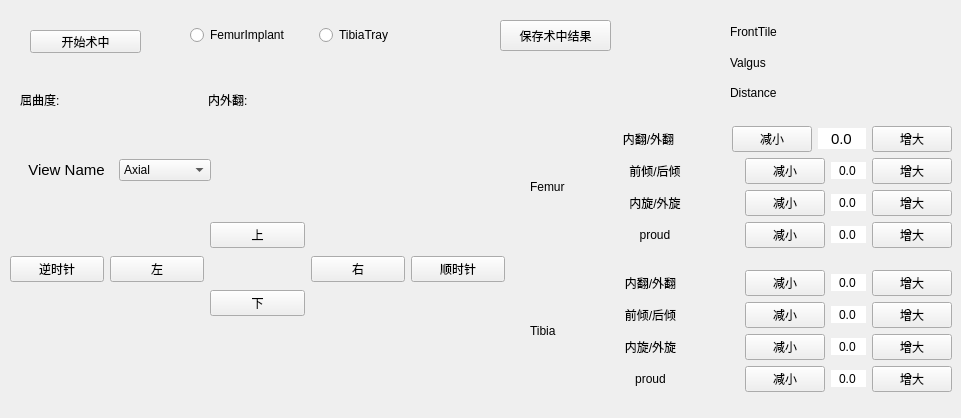
     <widget class="QWidget" name="tab_8">
      <attribute name="title">
       <string>术中规划</string>
      </attribute>
      <widget class="QPushButton" name="StartIntraBtn">
       <property name="geometry">
        <rect>
         <x>30</x>
         <y>30</y>
         <width>111</width>
         <height>23</height>
        </rect>
       </property>
       <property name="text">
        <string>开始术中</string>
       </property>
      </widget>
      <widget class="QWidget" name="horizontalLayoutWidget_12">
       <property name="geometry">
        <rect>
         <x>20</x>
         <y>60</y>
         <width>329</width>
         <height>80</height>
        </rect>
       </property>
       <layout class="QHBoxLayout" name="horizontalLayout_26">
        <item>
         <widget class="QLabel" name="label_24">
          <property name="text">
           <string>屈曲度:</string>
          </property>
         </widget>
        </item>
        <item>
         <widget class="QLabel" name="BoneFlexionNumberLabel">
          <property name="text">
           <string/>
          </property>
         </widget>
        </item>
        <item>
         <spacer name="horizontalSpacer_2">
          <property name="orientation">
           <enum>Qt::Horizontal</enum>
          </property>
          <property name="sizeType">
           <enum>QSizePolicy::Fixed</enum>
          </property>
          <property name="sizeHint" stdset="0">
           <size>
            <width>40</width>
            <height>20</height>
           </size>
          </property>
         </spacer>
        </item>
        <item>
         <widget class="QLabel" name="label_25">
          <property name="text">
           <string>内外翻:</string>
          </property>
         </widget>
        </item>
        <item>
         <widget class="QLabel" name="BoneVaNumbelLabel">
          <property name="text">
           <string/>
          </property>
         </widget>
        </item>
       </layout>
      </widget>
      <widget class="QPushButton" name="SaveIntraDataBtn">
       <property name="geometry">
        <rect>
         <x>500</x>
         <y>20</y>
         <width>111</width>
         <height>31</height>
        </rect>
       </property>
       <property name="text">
        <string>保存术中结果</string>
       </property>
      </widget>
      <widget class="QWidget" name="horizontalLayoutWidget_19">
       <property name="geometry">
        <rect>
         <x>190</x>
         <y>20</y>
         <width>252</width>
         <height>31</height>
        </rect>
       </property>
       <layout class="QHBoxLayout" name="horizontalLayout_36">
        <item>
         <widget class="QRadioButton" name="IntraFemurImplantRadioBtn">
          <property name="text">
           <string>FemurImplant</string>
          </property>
         </widget>
        </item>
        <item>
         <widget class="QRadioButton" name="IntraTibiaTrayRadioBtn">
          <property name="text">
           <string>TibiaTray</string>
          </property>
         </widget>
        </item>
       </layout>
      </widget>
      <widget class="QWidget" name="gridLayoutWidget_2">
       <property name="geometry">
        <rect>
         <x>10</x>
         <y>220</y>
         <width>495</width>
         <height>100</height>
        </rect>
       </property>
       <layout class="QGridLayout" name="gridLayout_2">
        <property name="leftMargin">
         <number>0</number>
        </property>
        <item row="0" column="2">
         <widget class="QPushButton" name="IntraProsUpTransBtn">
          <property name="text">
           <string>上</string>
          </property>
         </widget>
        </item>
        <item row="1" column="0">
         <widget class="QPushButton" name="IntraAntiClockWiseBtn">
          <property name="text">
           <string>逆时针</string>
          </property>
         </widget>
        </item>
        <item row="1" column="3">
         <widget class="QPushButton" name="IntraProsRightTransBtn">
          <property name="text">
           <string>右</string>
          </property>
         </widget>
        </item>
        <item row="1" column="4">
         <widget class="QPushButton" name="IntraClockWiseBtn">
          <property name="text">
           <string>顺时针</string>
          </property>
         </widget>
        </item>
        <item row="1" column="1">
         <widget class="QPushButton" name="IntraProsLeftTransBtn">
          <property name="text">
           <string>左</string>
          </property>
         </widget>
        </item>
        <item row="2" column="2">
         <widget class="QPushButton" name="IntraProsDownTransBtn">
          <property name="text">
           <string>下</string>
          </property>
         </widget>
        </item>
       </layout>
      </widget>
      <widget class="QWidget" name="verticalLayoutWidget_7">
       <property name="geometry">
        <rect>
         <x>730</x>
         <y>20</y>
         <width>160</width>
         <height>85</height>
        </rect>
       </property>
       <layout class="QVBoxLayout" name="verticalLayout_15">
        <item>
         <layout class="QHBoxLayout" name="horizontalLayout_37">
          <item>
           <widget class="QLabel" name="IntraTiltDisplayLabel">
            <property name="text">
             <string>FrontTile</string>
            </property>
           </widget>
          </item>
          <item>
           <widget class="QLabel" name="IntraTiltAngleDisplayLabel">
            <property name="text">
             <string/>
            </property>
           </widget>
          </item>
         </layout>
        </item>
        <item>
         <layout class="QHBoxLayout" name="horizontalLayout_38">
          <item>
           <widget class="QLabel" name="IntraVaDisplayLabel">
            <property name="text">
             <string>Valgus</string>
            </property>
           </widget>
          </item>
          <item>
           <widget class="QLabel" name="IntraVaAngleDisplayLabel">
            <property name="text">
             <string/>
            </property>
           </widget>
          </item>
         </layout>
        </item>
        <item>
         <layout class="QHBoxLayout" name="horizontalLayout_39">
          <item>
           <widget class="QLabel" name="label_38">
            <property name="text">
             <string>Distance</string>
            </property>
           </widget>
          </item>
          <item>
           <widget class="QLabel" name="IntraBoneCutDistanceDispalyLabel">
            <property name="text">
             <string/>
            </property>
           </widget>
          </item>
         </layout>
        </item>
       </layout>
      </widget>
      <widget class="QWidget" name="horizontalLayoutWidget_24">
       <property name="geometry">
        <rect>
         <x>20</x>
         <y>150</y>
         <width>191</width>
         <height>41</height>
        </rect>
       </property>
       <layout class="QHBoxLayout" name="horizontalLayout_35">
        <item>
         <widget class="QLabel" name="IntraPlanViewNameLabel">
          <property name="sizePolicy">
           <sizepolicy hsizetype="Preferred" vsizetype="Fixed">
            <horstretch>0</horstretch>
            <verstretch>0</verstretch>
           </sizepolicy>
          </property>
          <property name="font">
           <font>
            <pointsize>11</pointsize>
           </font>
          </property>
          <property name="text">
           <string>View Name</string>
          </property>
          <property name="alignment">
           <set>Qt::AlignCenter</set>
          </property>
         </widget>
        </item>
        <item>
         <widget class="QComboBox" name="IntraPlanViewType">
          <item>
           <property name="text">
            <string>Axial</string>
           </property>
          </item>
          <item>
           <property name="text">
            <string>Sagittal</string>
           </property>
          </item>
          <item>
           <property name="text">
            <string>Coronal</string>
           </property>
          </item>
         </widget>
        </item>
       </layout>
      </widget>
      <widget class="QWidget" name="verticalLayoutWidget_9">
       <property name="geometry">
        <rect>
         <x>530</x>
         <y>110</y>
         <width>422</width>
         <height>299</height>
        </rect>
       </property>
       <layout class="QVBoxLayout" name="verticalLayout_19">
        <item>
         <layout class="QHBoxLayout" name="horizontalLayout_43">
          <item>
           <widget class="QLabel" name="label_11">
            <property name="sizePolicy">
             <sizepolicy hsizetype="Fixed" vsizetype="Preferred">
              <horstretch>0</horstretch>
              <verstretch>0</verstretch>
             </sizepolicy>
            </property>
            <property name="text">
             <string>Femur</string>
            </property>
           </widget>
          </item>
          <item>
           <layout class="QVBoxLayout" name="verticalLayout_17">
            <item>
             <layout class="QHBoxLayout" name="horizontalLayout_40">
              <item>
               <widget class="QLabel" name="IntraFemurVaLabel">
                <property name="text">
                 <string>内翻/外翻</string>
                </property>
                <property name="alignment">
                 <set>Qt::AlignCenter</set>
                </property>
               </widget>
              </item>
              <item>
               <widget class="QPushButton" name="IntraFemurVaAngleMinusBtn">
                <property name="sizePolicy">
                 <sizepolicy hsizetype="Fixed" vsizetype="Fixed">
                  <horstretch>0</horstretch>
                  <verstretch>0</verstretch>
                 </sizepolicy>
                </property>
                <property name="text">
                 <string>减小</string>
                </property>
               </widget>
              </item>
              <item>
               <widget class="QDoubleSpinBox" name="IntraFemurVaAngleSpinBox">
                <property name="sizePolicy">
                 <sizepolicy hsizetype="Fixed" vsizetype="Fixed">
                  <horstretch>0</horstretch>
                  <verstretch>0</verstretch>
                 </sizepolicy>
                </property>
                <property name="minimumSize">
                 <size>
                  <width>48</width>
                  <height>0</height>
                 </size>
                </property>
                <property name="font">
                 <font>
                  <pointsize>11</pointsize>
                 </font>
                </property>
                <property name="styleSheet">
                 <string notr="true"/>
                </property>
                <property name="frame">
                 <bool>false</bool>
                </property>
                <property name="alignment">
                 <set>Qt::AlignCenter</set>
                </property>
                <property name="readOnly">
                 <bool>true</bool>
                </property>
                <property name="buttonSymbols">
                 <enum>QAbstractSpinBox::NoButtons</enum>
                </property>
                <property name="decimals">
                 <number>1</number>
                </property>
                <property name="minimum">
                 <double>-90.000000000000000</double>
                </property>
               </widget>
              </item>
              <item>
               <widget class="QPushButton" name="IntraFemurVaAnglePlusBtn">
                <property name="sizePolicy">
                 <sizepolicy hsizetype="Fixed" vsizetype="Fixed">
                  <horstretch>0</horstretch>
                  <verstretch>0</verstretch>
                 </sizepolicy>
                </property>
                <property name="text">
                 <string>增大</string>
                </property>
               </widget>
              </item>
             </layout>
            </item>
            <item>
             <layout class="QHBoxLayout" name="horizontalLayout_41">
              <item>
               <widget class="QLabel" name="IntraFemurTiltLabel">
                <property name="text">
                 <string>前倾/后倾</string>
                </property>
                <property name="alignment">
                 <set>Qt::AlignCenter</set>
                </property>
               </widget>
              </item>
              <item>
               <widget class="QPushButton" name="IntraFemurTiltAngleMinusBtn">
                <property name="sizePolicy">
                 <sizepolicy hsizetype="Fixed" vsizetype="Fixed">
                  <horstretch>0</horstretch>
                  <verstretch>0</verstretch>
                 </sizepolicy>
                </property>
                <property name="text">
                 <string>减小</string>
                </property>
               </widget>
              </item>
              <item>
               <widget class="QDoubleSpinBox" name="IntraFemurTiltAngleSpinBox">
                <property name="sizePolicy">
                 <sizepolicy hsizetype="Fixed" vsizetype="Fixed">
                  <horstretch>0</horstretch>
                  <verstretch>0</verstretch>
                 </sizepolicy>
                </property>
                <property name="styleSheet">
                 <string notr="true"/>
                </property>
                <property name="frame">
                 <bool>false</bool>
                </property>
                <property name="alignment">
                 <set>Qt::AlignCenter</set>
                </property>
                <property name="readOnly">
                 <bool>true</bool>
                </property>
                <property name="buttonSymbols">
                 <enum>QAbstractSpinBox::NoButtons</enum>
                </property>
                <property name="decimals">
                 <number>1</number>
                </property>
                <property name="minimum">
                 <double>-90.000000000000000</double>
                </property>
               </widget>
              </item>
              <item>
               <widget class="QPushButton" name="IntraFemurTiltAnglePlusBtn">
                <property name="sizePolicy">
                 <sizepolicy hsizetype="Fixed" vsizetype="Fixed">
                  <horstretch>0</horstretch>
                  <verstretch>0</verstretch>
                 </sizepolicy>
                </property>
                <property name="text">
                 <string>增大</string>
                </property>
               </widget>
              </item>
             </layout>
            </item>
            <item>
             <layout class="QHBoxLayout" name="horizontalLayout_42">
              <item>
               <widget class="QLabel" name="IntraFemurRotationLabel">
                <property name="text">
                 <string>内旋/外旋</string>
                </property>
                <property name="alignment">
                 <set>Qt::AlignCenter</set>
                </property>
               </widget>
              </item>
              <item>
               <widget class="QPushButton" name="IntraFemurRotationAngleMinusBtn">
                <property name="sizePolicy">
                 <sizepolicy hsizetype="Fixed" vsizetype="Fixed">
                  <horstretch>0</horstretch>
                  <verstretch>0</verstretch>
                 </sizepolicy>
                </property>
                <property name="text">
                 <string>减小</string>
                </property>
               </widget>
              </item>
              <item>
               <widget class="QDoubleSpinBox" name="IntraFemurRotationAngleSpinBox">
                <property name="sizePolicy">
                 <sizepolicy hsizetype="Fixed" vsizetype="Fixed">
                  <horstretch>0</horstretch>
                  <verstretch>0</verstretch>
                 </sizepolicy>
                </property>
                <property name="styleSheet">
                 <string notr="true"/>
                </property>
                <property name="frame">
                 <bool>false</bool>
                </property>
                <property name="alignment">
                 <set>Qt::AlignCenter</set>
                </property>
                <property name="readOnly">
                 <bool>true</bool>
                </property>
                <property name="buttonSymbols">
                 <enum>QAbstractSpinBox::NoButtons</enum>
                </property>
                <property name="decimals">
                 <number>1</number>
                </property>
                <property name="minimum">
                 <double>-90.000000000000000</double>
                </property>
               </widget>
              </item>
              <item>
               <widget class="QPushButton" name="IntraFemurRotationAnglePlusBtn">
                <property name="sizePolicy">
                 <sizepolicy hsizetype="Fixed" vsizetype="Fixed">
                  <horstretch>0</horstretch>
                  <verstretch>0</verstretch>
                 </sizepolicy>
                </property>
                <property name="text">
                 <string>增大</string>
                </property>
               </widget>
              </item>
             </layout>
            </item>
            <item>
             <layout class="QHBoxLayout" name="horizontalLayout_49">
              <item>
               <widget class="QLabel" name="IntraFemurProudLabel">
                <property name="text">
                 <string>proud</string>
                </property>
                <property name="alignment">
                 <set>Qt::AlignCenter</set>
                </property>
               </widget>
              </item>
              <item>
               <widget class="QPushButton" name="IntraFemurProudMinusBtn">
                <property name="sizePolicy">
                 <sizepolicy hsizetype="Fixed" vsizetype="Fixed">
                  <horstretch>0</horstretch>
                  <verstretch>0</verstretch>
                 </sizepolicy>
                </property>
                <property name="text">
                 <string>减小</string>
                </property>
               </widget>
              </item>
              <item>
               <widget class="QDoubleSpinBox" name="IntraFemurProudSpinBox">
                <property name="sizePolicy">
                 <sizepolicy hsizetype="Fixed" vsizetype="Fixed">
                  <horstretch>0</horstretch>
                  <verstretch>0</verstretch>
                 </sizepolicy>
                </property>
                <property name="styleSheet">
                 <string notr="true"/>
                </property>
                <property name="frame">
                 <bool>false</bool>
                </property>
                <property name="alignment">
                 <set>Qt::AlignCenter</set>
                </property>
                <property name="readOnly">
                 <bool>true</bool>
                </property>
                <property name="buttonSymbols">
                 <enum>QAbstractSpinBox::NoButtons</enum>
                </property>
                <property name="decimals">
                 <number>1</number>
                </property>
                <property name="minimum">
                 <double>-90.000000000000000</double>
                </property>
               </widget>
              </item>
              <item>
               <widget class="QPushButton" name="IntraFemurProudPlusBtn">
                <property name="sizePolicy">
                 <sizepolicy hsizetype="Fixed" vsizetype="Fixed">
                  <horstretch>0</horstretch>
                  <verstretch>0</verstretch>
                 </sizepolicy>
                </property>
                <property name="text">
                 <string>增大</string>
                </property>
               </widget>
              </item>
             </layout>
            </item>
           </layout>
          </item>
         </layout>
        </item>
        <item>
         <layout class="QHBoxLayout" name="horizontalLayout_44">
          <item>
           <widget class="QLabel" name="label_40">
            <property name="sizePolicy">
             <sizepolicy hsizetype="Fixed" vsizetype="Preferred">
              <horstretch>0</horstretch>
              <verstretch>0</verstretch>
             </sizepolicy>
            </property>
            <property name="text">
             <string>Tibia</string>
            </property>
           </widget>
          </item>
          <item>
           <layout class="QVBoxLayout" name="verticalLayout_18">
            <item>
             <layout class="QHBoxLayout" name="horizontalLayout_45">
              <item>
               <widget class="QLabel" name="IntraTibiaVaLabel">
                <property name="text">
                 <string>内翻/外翻</string>
                </property>
                <property name="alignment">
                 <set>Qt::AlignCenter</set>
                </property>
               </widget>
              </item>
              <item>
               <widget class="QPushButton" name="IntraTibiaVaAngleMinusBtn">
                <property name="sizePolicy">
                 <sizepolicy hsizetype="Fixed" vsizetype="Fixed">
                  <horstretch>0</horstretch>
                  <verstretch>0</verstretch>
                 </sizepolicy>
                </property>
                <property name="text">
                 <string>减小</string>
                </property>
               </widget>
              </item>
              <item>
               <widget class="QDoubleSpinBox" name="IntraTibiaVaAngleSpinBox">
                <property name="sizePolicy">
                 <sizepolicy hsizetype="Fixed" vsizetype="Fixed">
                  <horstretch>0</horstretch>
                  <verstretch>0</verstretch>
                 </sizepolicy>
                </property>
                <property name="styleSheet">
                 <string notr="true"/>
                </property>
                <property name="frame">
                 <bool>false</bool>
                </property>
                <property name="alignment">
                 <set>Qt::AlignCenter</set>
                </property>
                <property name="readOnly">
                 <bool>true</bool>
                </property>
                <property name="buttonSymbols">
                 <enum>QAbstractSpinBox::NoButtons</enum>
                </property>
                <property name="decimals">
                 <number>1</number>
                </property>
                <property name="minimum">
                 <double>-90.000000000000000</double>
                </property>
               </widget>
              </item>
              <item>
               <widget class="QPushButton" name="IntraTibiaVaAnglePlusBtn">
                <property name="sizePolicy">
                 <sizepolicy hsizetype="Fixed" vsizetype="Fixed">
                  <horstretch>0</horstretch>
                  <verstretch>0</verstretch>
                 </sizepolicy>
                </property>
                <property name="text">
                 <string>增大</string>
                </property>
               </widget>
              </item>
             </layout>
            </item>
            <item>
             <layout class="QHBoxLayout" name="horizontalLayout_46">
              <item>
               <widget class="QLabel" name="IntraTibiaTiltLabel">
                <property name="text">
                 <string>前倾/后倾</string>
                </property>
                <property name="alignment">
                 <set>Qt::AlignCenter</set>
                </property>
               </widget>
              </item>
              <item>
               <widget class="QPushButton" name="IntraTibiaTiltAngleMinusBtn">
                <property name="sizePolicy">
                 <sizepolicy hsizetype="Fixed" vsizetype="Fixed">
                  <horstretch>0</horstretch>
                  <verstretch>0</verstretch>
                 </sizepolicy>
                </property>
                <property name="text">
                 <string>减小</string>
                </property>
               </widget>
              </item>
              <item>
               <widget class="QDoubleSpinBox" name="IntraTibiaTiltAngleSpinBox">
                <property name="sizePolicy">
                 <sizepolicy hsizetype="Fixed" vsizetype="Fixed">
                  <horstretch>0</horstretch>
                  <verstretch>0</verstretch>
                 </sizepolicy>
                </property>
                <property name="styleSheet">
                 <string notr="true"/>
                </property>
                <property name="frame">
                 <bool>false</bool>
                </property>
                <property name="alignment">
                 <set>Qt::AlignCenter</set>
                </property>
                <property name="readOnly">
                 <bool>true</bool>
                </property>
                <property name="buttonSymbols">
                 <enum>QAbstractSpinBox::NoButtons</enum>
                </property>
                <property name="decimals">
                 <number>1</number>
                </property>
                <property name="minimum">
                 <double>-90.000000000000000</double>
                </property>
               </widget>
              </item>
              <item>
               <widget class="QPushButton" name="IntraTibiaTiltAnglePlusBtn">
                <property name="sizePolicy">
                 <sizepolicy hsizetype="Fixed" vsizetype="Fixed">
                  <horstretch>0</horstretch>
                  <verstretch>0</verstretch>
                 </sizepolicy>
                </property>
                <property name="text">
                 <string>增大</string>
                </property>
               </widget>
              </item>
             </layout>
            </item>
            <item>
             <layout class="QHBoxLayout" name="horizontalLayout_47">
              <item>
               <widget class="QLabel" name="IntraTibiaRotationLabel">
                <property name="text">
                 <string>内旋/外旋</string>
                </property>
                <property name="alignment">
                 <set>Qt::AlignCenter</set>
                </property>
               </widget>
              </item>
              <item>
               <widget class="QPushButton" name="IntraTibiaRotationAngleMinusBtn">
                <property name="sizePolicy">
                 <sizepolicy hsizetype="Fixed" vsizetype="Fixed">
                  <horstretch>0</horstretch>
                  <verstretch>0</verstretch>
                 </sizepolicy>
                </property>
                <property name="text">
                 <string>减小</string>
                </property>
               </widget>
              </item>
              <item>
               <widget class="QDoubleSpinBox" name="IntraTibiaRotationAngleSpinBox">
                <property name="sizePolicy">
                 <sizepolicy hsizetype="Fixed" vsizetype="Fixed">
                  <horstretch>0</horstretch>
                  <verstretch>0</verstretch>
                 </sizepolicy>
                </property>
                <property name="styleSheet">
                 <string notr="true"/>
                </property>
                <property name="frame">
                 <bool>false</bool>
                </property>
                <property name="alignment">
                 <set>Qt::AlignCenter</set>
                </property>
                <property name="readOnly">
                 <bool>true</bool>
                </property>
                <property name="buttonSymbols">
                 <enum>QAbstractSpinBox::NoButtons</enum>
                </property>
                <property name="decimals">
                 <number>1</number>
                </property>
                <property name="minimum">
                 <double>-90.000000000000000</double>
                </property>
               </widget>
              </item>
              <item>
               <widget class="QPushButton" name="IntraTibiaRotationAnglePlusBtn">
                <property name="sizePolicy">
                 <sizepolicy hsizetype="Fixed" vsizetype="Fixed">
                  <horstretch>0</horstretch>
                  <verstretch>0</verstretch>
                 </sizepolicy>
                </property>
                <property name="text">
                 <string>增大</string>
                </property>
               </widget>
              </item>
             </layout>
            </item>
            <item>
             <layout class="QHBoxLayout" name="horizontalLayout_50">
              <item>
               <widget class="QLabel" name="IntraTibiaProudLabel">
                <property name="text">
                 <string>proud</string>
                </property>
                <property name="alignment">
                 <set>Qt::AlignCenter</set>
                </property>
               </widget>
              </item>
              <item>
               <widget class="QPushButton" name="IntraTibiaProudMinusBtn">
                <property name="sizePolicy">
                 <sizepolicy hsizetype="Fixed" vsizetype="Fixed">
                  <horstretch>0</horstretch>
                  <verstretch>0</verstretch>
                 </sizepolicy>
                </property>
                <property name="text">
                 <string>减小</string>
                </property>
               </widget>
              </item>
              <item>
               <widget class="QDoubleSpinBox" name="IntraTibiaProudSpinBox">
                <property name="sizePolicy">
                 <sizepolicy hsizetype="Fixed" vsizetype="Fixed">
                  <horstretch>0</horstretch>
                  <verstretch>0</verstretch>
                 </sizepolicy>
                </property>
                <property name="styleSheet">
                 <string notr="true"/>
                </property>
                <property name="frame">
                 <bool>false</bool>
                </property>
                <property name="alignment">
                 <set>Qt::AlignCenter</set>
                </property>
                <property name="readOnly">
                 <bool>true</bool>
                </property>
                <property name="buttonSymbols">
                 <enum>QAbstractSpinBox::NoButtons</enum>
                </property>
                <property name="decimals">
                 <number>1</number>
                </property>
                <property name="minimum">
                 <double>-90.000000000000000</double>
                </property>
               </widget>
              </item>
              <item>
               <widget class="QPushButton" name="IntraTibiaProudPlusBtn">
                <property name="sizePolicy">
                 <sizepolicy hsizetype="Fixed" vsizetype="Fixed">
                  <horstretch>0</horstretch>
                  <verstretch>0</verstretch>
                 </sizepolicy>
                </property>
                <property name="text">
                 <string>增大</string>
                </property>
               </widget>
              </item>
             </layout>
            </item>
           </layout>
          </item>
         </layout>
        </item>
       </layout>
      </widget>
     </widget>
